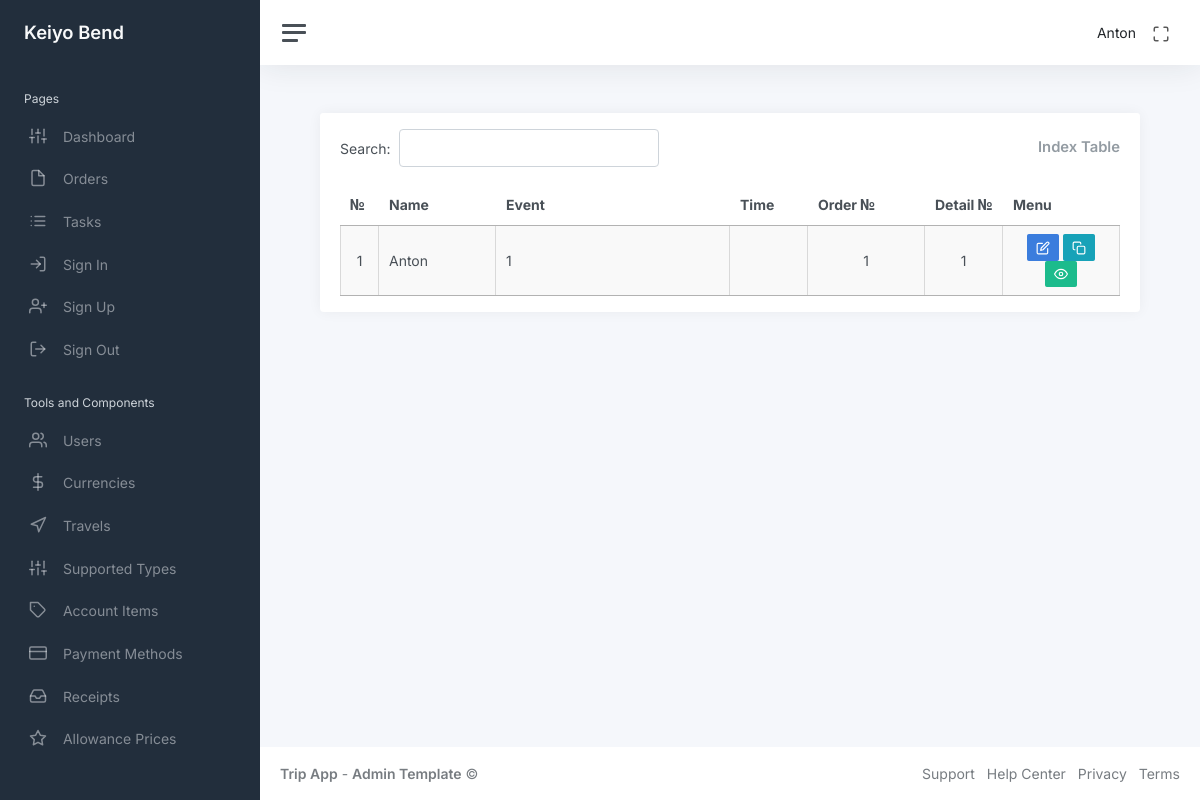
The app's page /index (signed in) with its own data.
### app/auth/models/user.py (models this page shows, shortened)
class User(UserMixin, db.Model):
    id: so.Mapped[int] = so.mapped_column(primary_key=True)
    name: so.Mapped[str] = so.mapped_column(sa.String(64), index=True, default=None)
    email: so.Mapped[str] = so.mapped_column(sa.String(120), index=True, unique=True)
    password_hash: so.Mapped[Optional[str]] = so.mapped_column(sa.String(256))
    admin: so.Mapped[bool] = so.mapped_column(sa.Boolean(), default=False)
    is_show: so.Mapped[bool] = so.mapped_column(sa.Boolean(), default=True)
    orders_rel = db.relationship("Order", back_populates="user", cascade="all, delete-orphan")

### app/main/models/order.py (models this page shows, shortened)
class Order(db.Model):
    id: so.Mapped[int] = so.mapped_column(primary_key=True)
    name_id: so.Mapped[int] = so.mapped_column(
        sa.Integer, db.ForeignKey("user.id"), nullable=False
    )
    order: so.Mapped[str] = so.mapped_column(sa.String(255), nullable=False)
    order_number: so.Mapped[str] = so.mapped_column(sa.String(255), nullable=False)
    detail_number: so.Mapped[str] = so.mapped_column(sa.String(255), nullable=False)
    is_hidden: so.Mapped[bool] = so.mapped_column(sa.Boolean(), nullable=False, default=False)
    fiscal_year: so.Mapped[int] = so.mapped_column(
        sa.Integer(), default=lambda: datetime.now().year
    )
    created_at: so.Mapped[date] = so.mapped_column(sa.Date(), default=date.today)
    service_number: so.Mapped[str] = so.mapped_column(sa.String(255), nullable=False)
    service_card_number: so.Mapped[str] = so.mapped_column(sa.String(255), nullable=False)
    quote_number: so.Mapped[str] = so.mapped_column(sa.String(255), nullable=False)
    purchase_order_number: so.Mapped[str] = so.mapped_column(sa.String(255), nullable=False)
    travel_id: so.Mapped[int] = so.mapped_column(
        sa.Integer, db.ForeignKey("travel.id"), nullable=False
    )
    support_type_id: so.Mapped[int] = so.mapped_column(
        sa.Integer, db.ForeignKey("supported_types.id"), nullable=False
    )
    user = db.relationship("User", back_populates="orders_rel")
    rates = db.relationship("Rates", back_populates="order", cascade="all, delete-orphan")
    details = db.relationship("Details", back_populates="order", cascade="all, delete-orphan")
    allowances = db.relationship(
        "Allowances", back_populates="order", cascade="all, delete-orphan"
    )
    travels_id = db.relationship("Travel", back_populates="orders")
    supported_type_id = db.relationship("SupportedTypes", back_populates="orders")

### app/main/routes/index.py (the view, shortened to what this page needs)
@bp.route("/")
@bp.route("/index")
@login_required  # Only authenticated users can access this route
def index():
    if current_user.admin:
        orders = db.session.query(Order).join(User).filter(User.is_show.is_(True)).all()
    return render_template("main/index.html", orders=orders)

### app/auth/models/user.py (called while the page is built)
@login.user_loader
def load_user(id):
    return db.session.get(User, int(id))

### app/main/templates/main/index.html (shortened to what this page needs)
<!DOCTYPE html>
{% extends "main/base.html" %}
{% block content %}
<div class="container-fluid p-0">
    <div class="row">
        <div class="col-md-12 ms-sm-auto col-lg-12 px-md-4">
            <div class="card flex-fill">
                <div class="card-header py-3">
                    <div class="d-flex justify-content-between align-items-center">
                        <div id="datatableSearch"></div>
                        <h3 class="card-title mb-0">Index Table</h3>
                    </div>
                </div>
                <div class="card-body py-0 mb-3">
                    <table class="display cell-border" id="indexTable" style="width: 100%;">
                        <thead>
                            <tr style="text-align:center">
                                <th>№</th>
                                <th>Name</th>
                                <th>Event</th>
                                <th>Time</th>
                                <th>Order №</th>
                                <th>Detail №</th>
                                <th>Menu</th>
                            </tr>
                        </thead>
                        <tbody>
                            {% for order in orders %}
                            <tr>
                                <td style="text-align:center">{{order.id}}</td>
                                <td>{{order.user.name}}</td>
                                <td>{{order.order}}</td>
                                <td style="text-align:center">{{" "}}</td>
                                <td style="text-align:center">{{order.order_number}}</td>
                                <td style="text-align:center">{{order.detail_number}}</td>
                                <td style="text-align:center">
                                    <a class="btn btn-primary btn-sm"
                                        href="{{ url_for('main.update_order', order_id=order.id) }}"><i
                                            class="align-middle" data-feather="edit"></i></a>
                                    <a class="btn btn-info btn-sm"
                                        href="{{ url_for('main.copy_order', order_id=order.id) }}"><i
                                            class="align-middle" data-feather="copy"></i></a>
                                    {% if current_user.admin == True %}
                                    <form action="{{ url_for('main.hide_order', id=order.id) }}" method="POST"
                                        style="display:inline;">
                                        <button type="submit"
                                            class="btn btn-sm {{ 'btn-danger' if order.is_hidden else 'btn-success' }}">
                                            {% if order.is_hidden %}
                                            <i class="align-middle" data-feather="eye-off"></i>
                                            {% else %}
                                            <i class="align-middle" data-feather="eye"></i>
                                            {% endif %}
                                        </button>
                                    </form>
                                    {% endif %}
                                </td>
                            </tr>
                            {% endfor %}
                        </tbody>
                    </table>
                </div>
            </div>
        </div>
    </div>
</div>
{% endblock %}

### app/main/templates/main/navbar.html (shortened to what this page needs)
<!DOCTYPE html>
<nav class="navbar navbar-expand navbar-light navbar-bg">
    <a class="sidebar-toggle js-sidebar-toggle">
        <i class="hamburger align-self-center"></i>
    </a>
    <div class="navbar-collapse collapse">
        <ul class="navbar-nav navbar-align">
            <li class="nav-item dropdown">
                <a class="nav-link d-none d-sm-inline-block">
                    <span class="text-dark">{{ current_user.name }}</span>
                </a>
            </li>
            <li class="nav-item">
                <a id="fullscreenButton" class="nav-link d-none d-sm-inline-block">
                    <i class="align-middle" data-feather="maximize"></i>
                </a>
            </li>
        </ul>
    </div>
</nav>

### records on screen
User: name "Anton"
Order: id "1", user.name "Anton", order "1", order_number "1", detail_number "1", is_hidden False (drawn)
